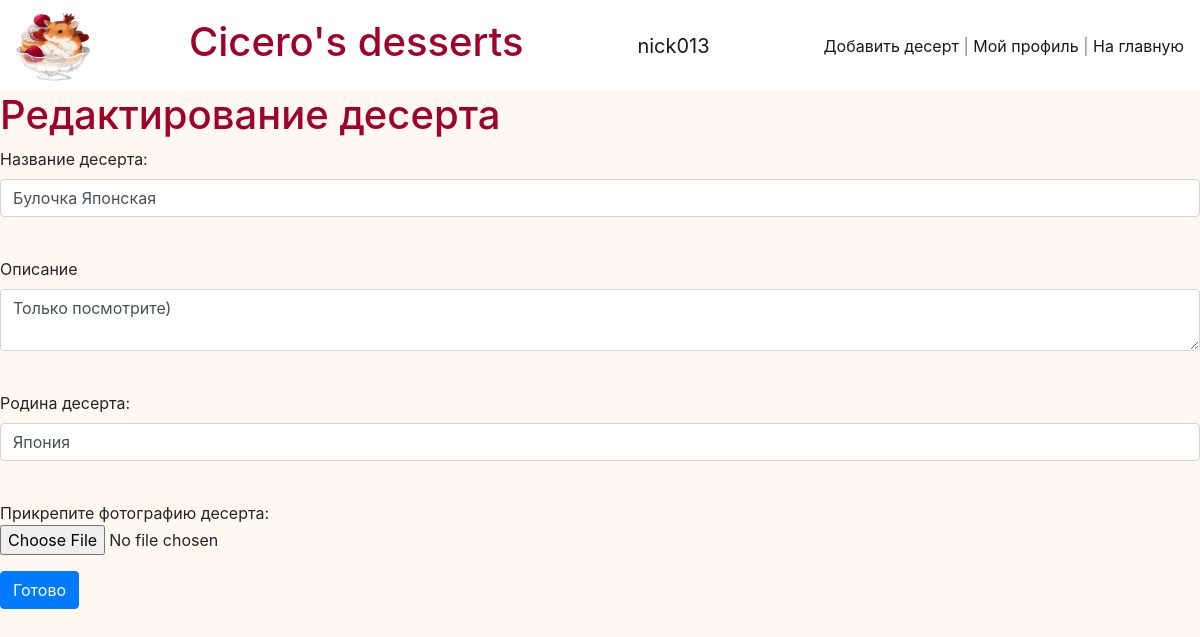
The page /desserts/edit/3 (signed in) on the database its author committed.
### data/users.py (models this page shows, shortened)
class User(SqlAlchemyBase, UserMixin):
    __tablename__ = 'users'
    id = sqlalchemy.Column(sqlalchemy.Integer, primary_key=True, autoincrement=True)
    email = sqlalchemy.Column(sqlalchemy.String, nullable=False, unique=True)
    name = sqlalchemy.Column(sqlalchemy.String, nullable=False, unique=True)
    hashed_password = sqlalchemy.Column(sqlalchemy.String, nullable=False)
    about = sqlalchemy.Column(sqlalchemy.String, nullable=False)
    desserts = orm.relation("Dessert", back_populates='user')

### data/desserts.py (models this page shows)
class Dessert(SqlAlchemyBase):
    __tablename__ = 'desserts'
    id = sqlalchemy.Column(sqlalchemy.Integer, primary_key=True, autoincrement=True)
    title = sqlalchemy.Column(sqlalchemy.String, nullable=False)
    content = sqlalchemy.Column(sqlalchemy.String, nullable=False)
    country = sqlalchemy.Column(sqlalchemy.String, nullable=False)
    created_date = sqlalchemy.Column(sqlalchemy.String, default=datetime.datetime.now().strftime('%m.%d.%Y, %H:%M'))
    user_id = sqlalchemy.Column(sqlalchemy.Integer, sqlalchemy.ForeignKey("users.id"))
    user = orm.relation('User')

### main.py (the view, shortened to what this page needs)
@app.route('/desserts/edit/<int:id>', methods=['GET', 'POST'])
@login_required
def edit_desserts(id):
    form = DessertForm()
    if request.method == "GET":
        db_sess = db_session.create_session()
        dessert = db_sess.query(Dessert).filter(Dessert.id == id, Dessert.user == current_user).first()
        if dessert:
            form.title.data = dessert.title
            form.content.data = dessert.content
            form.country.data = dessert.country
        else:
            abort(404)
    return render_template('desserts.html', title='Редактирование десерта', form=form)

### main.py (shortened to what this page needs)
class DessertForm(FlaskForm):
    title = StringField('Название десерта:', validators=[DataRequired()])
    content = TextAreaField('Описание', validators=[DataRequired()])
    country = StringField('Родина десерта:', validators=[DataRequired()])
    submit = SubmitField("Готово")

### data/db_session.py (called while the page is built)
def create_session() -> Session:
    global __factory
    return __factory()

### main.py (called while the page is built)
@login_manager.user_loader
def load_user(user_id):
    db_sess = db_session.create_session()
    return db_sess.query(User).get(user_id)

### templates/desserts.html (shortened to what this page needs)
{% extends "base.html" %}
{% block content %}
    <h1>{{title}}</h1>
    <form action="" method="post" enctype="multipart/form-data">
        <p>
            {{ form.title.label }}<br>
            {{ form.title(class="form-control") }}<br>
        </p>
        <p>
            {{ form.content.label }}<br>
            {{ form.content(class="form-control") }}<br>
        </p>
        <p>
            {{ form.country.label }}<br>
            {{ form.country(class="form-control") }}<br>
        </p>
        <p>
            Прикрепите фотографию десерта: <br>
            <input type="file" name="recipe_photo" accept="image/*">
        </p>
        <p>{{ form.submit(type="submit", class="btn btn-primary") }}</p>
    </form>
{% endblock %}

### templates/base.html (shortened to what this page needs)
<!DOCTYPE html>
<html lang="ru">
    <head>
        <link rel="stylesheet"
              href="https://stackpath.bootstrapcdn.com/bootstrap/4.4.1/css/bootstrap.min.css"
>
        <link rel="stylesheet"
              href="{{url_for('static', filename='css/styles.css')}}">
    </head>
    <body>
        <header>
            <nav class="navbar navbar-light" style="background-color: white;">
                <img src="../../static/img/favicon.ico" width="75" height="75" alt="">
                <a class="navbar-brand" href="/"><h1>Cicero's desserts</h1></a>
                {% if current_user.is_authenticated %}
                    <a class="navbar-brand" href="/logout">{{ current_user.name }}</a>
                {% else %}
                    <p>
                        <a class="btn btn-info" href="/register">Зарегистрироваться</a>
                        <a class="btn btn-light" href="/login">Войти</a>
                    </p>
                {% endif %}
                <span class="navbar-text">
                    {% if current_user.is_authenticated %}
                        <a href="/desserts/add">Добавить десерт</a> |
                        <a href="/profile/{{current_user.id}}">Мой профиль</a> |
                    {% endif %}
                    <a href="/">На главную</a>
                </span>
            </nav>
        </header>
        <main >
            {% block content %}
            {% endblock %}
        </main>
    </body>
</html>

### static/css/styles.css (style rules this page uses)
h1, h2 { color: #9e0229; }
a { color: #c46d7e; }
body { background-color: #fff8f1; }

### rows shown on the page
User: name "nick013"
Dessert: title "Булочка Японская", content "Только посмотрите)", country "Япония"

### other values the page prints
{{ title }} "Редактирование десерта"
